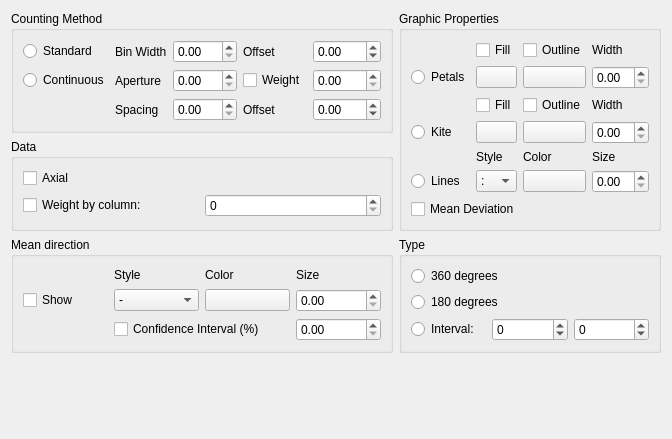
     <widget class="QWidget" name="roseDiagram">
      <attribute name="title">
       <string>Rose Diagram</string>
      </attribute>
      <layout class="QVBoxLayout" name="verticalLayout_8">
       <item>
        <layout class="QGridLayout" name="gridLayout_2">
         <item row="0" column="0">
          <widget class="QGroupBox" name="groupBox_16">
           <property name="title">
            <string>Counting Method</string>
           </property>
           <layout class="QGridLayout" name="gridLayout_5">
            <item row="0" column="0">
             <widget class="QRadioButton" name="prop_rose_check_standard">
              <property name="text">
               <string>Standard</string>
              </property>
             </widget>
            </item>
            <item row="0" column="2">
             <widget class="QDoubleSpinBox" name="prop_rose_binwidth">
              <property name="maximum">
               <double>360.000000000000000</double>
              </property>
             </widget>
            </item>
            <item row="0" column="1">
             <widget class="QLabel" name="label_18">
              <property name="text">
               <string>Bin Width</string>
              </property>
             </widget>
            </item>
            <item row="0" column="4">
             <widget class="QDoubleSpinBox" name="prop_rose_offset">
              <property name="minimum">
               <double>-360.000000000000000</double>
              </property>
              <property name="maximum">
               <double>360.000000000000000</double>
              </property>
             </widget>
            </item>
            <item row="0" column="3">
             <widget class="QLabel" name="label_24">
              <property name="text">
               <string>Offset</string>
              </property>
             </widget>
            </item>
            <item row="1" column="1">
             <widget class="QLabel" name="label_19">
              <property name="text">
               <string>Aperture</string>
              </property>
             </widget>
            </item>
            <item row="1" column="0">
             <widget class="QRadioButton" name="prop_rose_check_continuous">
              <property name="text">
               <string>Continuous</string>
              </property>
             </widget>
            </item>
            <item row="1" column="2">
             <widget class="QDoubleSpinBox" name="prop_rose_aperture">
              <property name="maximum">
               <double>360.000000000000000</double>
              </property>
             </widget>
            </item>
            <item row="1" column="4">
             <widget class="QDoubleSpinBox" name="prop_rose_weightmunro">
              <property name="maximum">
               <double>1.000000000000000</double>
              </property>
              <property name="singleStep">
               <double>0.010000000000000</double>
              </property>
             </widget>
            </item>
            <item row="1" column="3">
             <widget class="QCheckBox" name="prop_rose_check_weightmunro">
              <property name="text">
               <string>Weight</string>
              </property>
             </widget>
            </item>
            <item row="2" column="2">
             <widget class="QDoubleSpinBox" name="prop_rose_spacing">
              <property name="maximum">
               <double>360.000000000000000</double>
              </property>
             </widget>
            </item>
            <item row="2" column="1">
             <widget class="QLabel" name="label_38">
              <property name="text">
               <string>Spacing</string>
              </property>
             </widget>
            </item>
            <item row="2" column="3">
             <widget class="QLabel" name="label_39">
              <property name="text">
               <string>Offset</string>
              </property>
             </widget>
            </item>
            <item row="2" column="4">
             <widget class="QDoubleSpinBox" name="prop_rose_offsetcont">
              <property name="minimum">
               <double>-360.000000000000000</double>
              </property>
              <property name="maximum">
               <double>360.000000000000000</double>
              </property>
             </widget>
            </item>
           </layout>
          </widget>
         </item>
         <item row="0" column="1" rowspan="2">
          <widget class="QGroupBox" name="groupBox_7">
           <property name="title">
            <string>Graphic Properties</string>
           </property>
           <layout class="QVBoxLayout" name="verticalLayout_5">
            <item>
             <layout class="QGridLayout" name="gridLayout_8">
              <item row="0" column="1">
               <widget class="QCheckBox" name="prop_rose_check_petalsfill">
                <property name="text">
                 <string>Fill</string>
                </property>
               </widget>
              </item>
              <item row="0" column="2">
               <widget class="QCheckBox" name="prop_rose_check_petalsoutline">
                <property name="text">
                 <string>Outline</string>
                </property>
               </widget>
              </item>
              <item row="0" column="3">
               <widget class="QLabel" name="label_20">
                <property name="text">
                 <string>Width</string>
                </property>
               </widget>
              </item>
              <item row="1" column="0">
               <widget class="QRadioButton" name="prop_rose_check_petals">
                <property name="text">
                 <string>Petals</string>
                </property>
               </widget>
              </item>
              <item row="1" column="1">
               <widget class="QPushButton" name="prop_color_petals_facecolor">
                <property name="text">
                 <string/>
                </property>
               </widget>
              </item>
              <item row="1" column="2">
               <widget class="QPushButton" name="prop_color_petals_edgecolor">
                <property name="text">
                 <string/>
                </property>
               </widget>
              </item>
              <item row="1" column="3">
               <widget class="QDoubleSpinBox" name="prop_petals_linewidth"/>
              </item>
              <item row="2" column="1">
               <widget class="QCheckBox" name="prop_rose_check_kitefill">
                <property name="text">
                 <string>Fill</string>
                </property>
               </widget>
              </item>
              <item row="2" column="2">
               <widget class="QCheckBox" name="prop_rose_check_kiteoutline">
                <property name="text">
                 <string>Outline</string>
                </property>
               </widget>
              </item>
              <item row="2" column="3">
               <widget class="QLabel" name="label_22">
                <property name="text">
                 <string>Width</string>
                </property>
               </widget>
              </item>
              <item row="3" column="0">
               <widget class="QRadioButton" name="prop_rose_check_kite">
                <property name="text">
                 <string>Kite</string>
                </property>
               </widget>
              </item>
              <item row="3" column="1">
               <widget class="QPushButton" name="prop_color_kite_facecolor">
                <property name="text">
                 <string/>
                </property>
               </widget>
              </item>
              <item row="3" column="2">
               <widget class="QPushButton" name="prop_color_kite_edgecolor">
                <property name="text">
                 <string/>
                </property>
               </widget>
              </item>
              <item row="3" column="3">
               <widget class="QDoubleSpinBox" name="prop_kite_linewidth"/>
              </item>
              <item row="4" column="1">
               <widget class="QLabel" name="label_29">
                <property name="text">
                 <string>Style</string>
                </property>
               </widget>
              </item>
              <item row="4" column="2">
               <widget class="QLabel" name="label_28">
                <property name="text">
                 <string>Color</string>
                </property>
               </widget>
              </item>
              <item row="4" column="3">
               <widget class="QLabel" name="label_27">
                <property name="text">
                 <string>Size</string>
                </property>
               </widget>
              </item>
              <item row="5" column="0">
               <widget class="QRadioButton" name="prop_rose_check_lines">
                <property name="text">
                 <string>Lines</string>
                </property>
               </widget>
              </item>
              <item row="5" column="1">
               <widget class="QComboBox" name="prop_lines_linestyle">
                <item>
                 <property name="text">
                  <string>:</string>
                 </property>
                </item>
                <item>
                 <property name="text">
                  <string>-</string>
                 </property>
                </item>
                <item>
                 <property name="text">
                  <string>--</string>
                 </property>
                </item>
                <item>
                 <property name="text">
                  <string>-.</string>
                 </property>
                </item>
               </widget>
              </item>
              <item row="5" column="2">
               <widget class="QPushButton" name="prop_color_lines_color">
                <property name="text">
                 <string/>
                </property>
               </widget>
              </item>
              <item row="5" column="3">
               <widget class="QDoubleSpinBox" name="prop_lines_linewidth"/>
              </item>
             </layout>
            </item>
            <item>
             <layout class="QHBoxLayout" name="horizontalLayout_11">
              <item>
               <widget class="QCheckBox" name="prop_rose_check_meandeviation">
                <property name="text">
                 <string>Mean Deviation</string>
                </property>
               </widget>
              </item>
              <item>
               <spacer name="horizontalSpacer_5">
                <property name="orientation">
                 <enum>Qt::Horizontal</enum>
                </property>
                <property name="sizeHint" stdset="0">
                 <size>
                  <width>40</width>
                  <height>20</height>
                 </size>
                </property>
               </spacer>
              </item>
             </layout>
            </item>
           </layout>
          </widget>
         </item>
         <item row="1" column="0">
          <widget class="QGroupBox" name="groupBox_5">
           <property name="title">
            <string>Data</string>
           </property>
           <layout class="QVBoxLayout" name="verticalLayout_3">
            <item>
             <widget class="QCheckBox" name="prop_rose_check_diraxial">
              <property name="text">
               <string>Axial</string>
              </property>
             </widget>
            </item>
            <item>
             <layout class="QHBoxLayout" name="horizontalLayout_8">
              <item>
               <widget class="QCheckBox" name="prop_rose_check_weightcolumn">
                <property name="text">
                 <string>Weight by column:</string>
                </property>
               </widget>
              </item>
              <item>
               <widget class="QSpinBox" name="prop_rose_weightcolumn">
                <property name="maximum">
                 <number>16384</number>
                </property>
               </widget>
              </item>
             </layout>
            </item>
           </layout>
          </widget>
         </item>
         <item row="2" column="0">
          <widget class="QGroupBox" name="groupBox_9">
           <property name="title">
            <string>Mean direction</string>
           </property>
           <layout class="QVBoxLayout" name="verticalLayout_6">
            <item>
             <layout class="QGridLayout" name="gridLayout_7">
              <item row="0" column="2">
               <widget class="QLabel" name="label_25">
                <property name="text">
                 <string>Color</string>
                </property>
               </widget>
              </item>
              <item row="1" column="3">
               <widget class="QDoubleSpinBox" name="prop_rose_mean_linewidth"/>
              </item>
              <item row="1" column="2">
               <widget class="QPushButton" name="prop_color_rose_mean_color">
                <property name="text">
                 <string/>
                </property>
               </widget>
              </item>
              <item row="1" column="0">
               <widget class="QCheckBox" name="prop_rose_check_mean">
                <property name="text">
                 <string>Show</string>
                </property>
               </widget>
              </item>
              <item row="0" column="3">
               <widget class="QLabel" name="label_26">
                <property name="text">
                 <string>Size</string>
                </property>
               </widget>
              </item>
              <item row="1" column="1">
               <widget class="QComboBox" name="prop_rose_mean_linestyle">
                <item>
                 <property name="text">
                  <string>-</string>
                 </property>
                </item>
                <item>
                 <property name="text">
                  <string>:</string>
                 </property>
                </item>
                <item>
                 <property name="text">
                  <string>--</string>
                 </property>
                </item>
                <item>
                 <property name="text">
                  <string>-.</string>
                 </property>
                </item>
               </widget>
              </item>
              <item row="0" column="1">
               <widget class="QLabel" name="label_37">
                <property name="text">
                 <string>Style</string>
                </property>
               </widget>
              </item>
              <item row="2" column="1" colspan="2">
               <widget class="QCheckBox" name="prop_rose_check_confidence">
                <property name="text">
                 <string>Confidence Interval (%)</string>
                </property>
               </widget>
              </item>
              <item row="2" column="3">
               <widget class="QDoubleSpinBox" name="prop_rose_confidence">
                <property name="maximum">
                 <double>100.000000000000000</double>
                </property>
               </widget>
              </item>
             </layout>
            </item>
           </layout>
          </widget>
         </item>
         <item row="2" column="1">
          <widget class="QGroupBox" name="groupBox_6">
           <property name="title">
            <string>Type</string>
           </property>
           <layout class="QVBoxLayout" name="verticalLayout_4">
            <item>
             <widget class="QRadioButton" name="prop_rose_check_360d">
              <property name="text">
               <string>360 degrees</string>
              </property>
             </widget>
            </item>
            <item>
             <widget class="QRadioButton" name="prop_rose_check_180d">
              <property name="text">
               <string>180 degrees</string>
              </property>
             </widget>
            </item>
            <item>
             <layout class="QHBoxLayout" name="horizontalLayout_9">
              <item>
               <widget class="QRadioButton" name="prop_rose_check_interval">
                <property name="text">
                 <string>Interval:</string>
                </property>
               </widget>
              </item>
              <item>
               <widget class="QSpinBox" name="prop_rose_intervalfrom">
                <property name="minimum">
                 <number>-360</number>
                </property>
                <property name="maximum">
                 <number>360</number>
                </property>
               </widget>
              </item>
              <item>
               <widget class="QSpinBox" name="prop_rose_intervalto">
                <property name="minimum">
                 <number>-360</number>
                </property>
                <property name="maximum">
                 <number>360</number>
                </property>
               </widget>
              </item>
             </layout>
            </item>
           </layout>
          </widget>
         </item>
        </layout>
       </item>
       <item>
        <spacer name="verticalSpacer">
         <property name="orientation">
          <enum>Qt::Vertical</enum>
         </property>
         <property name="sizeHint" stdset="0">
          <size>
           <width>20</width>
           <height>75</height>
          </size>
         </property>
        </spacer>
       </item>
      </layout>
      <zorder></zorder>
      <zorder>verticalSpacer</zorder>
     </widget>
